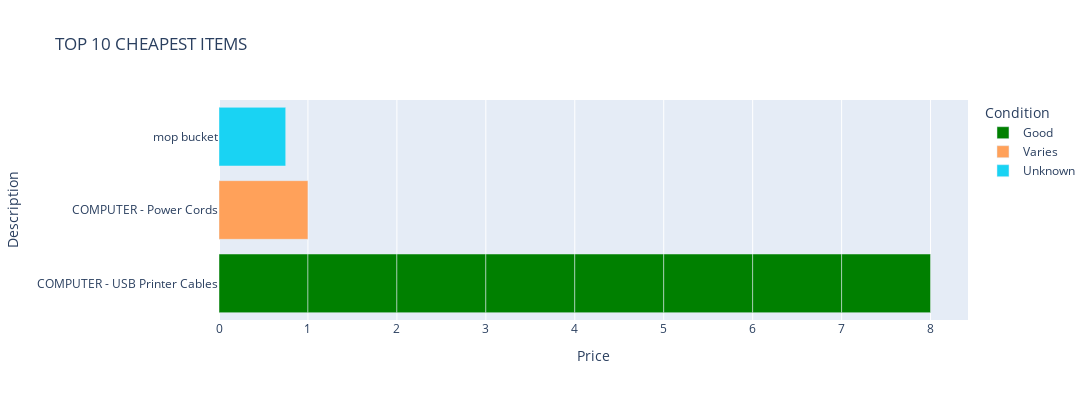

The notebook cell saved with this chart:
### Code cell
# Bottom 10 expensive items - overall

print('TOP 10 CHEAPEST ITEMS')

fig = px.bar(
    a,
    y='Description',
    x='Price',
    color='Condition',
    color_discrete_map={'Good':'green','Fair':'gray','Excellent':'gold','Poor':'red'},
    orientation='h',
    title='TOP 10 CHEAPEST ITEMS',
    width=1200, height=400
    )

# fig.update_layout(yaxis={'categoryorder':'total ascending'})

fig.show()

### Figure 1 — Plotly figure (JSON) as saved in the notebook; plotly's stock layout.template omitted (floating-point values rounded to 4 significant figures)
{"data": [{"alignmentgroup": "True", "hovertemplate": "Condition=Good<br>Price=%{x}<br>Description=%{y}<extra></extra>", "legendgroup": "Good", "marker": {"color": "green", "pattern": {"shape": ""}}, "name": "Good", "offsetgroup": "Good", "orientation": "h", "showlegend": true, "textposition": "auto", "type": "bar", "x": [1, 1, 1, 1, 1, 1, 1, 1], "xaxis": "x", "y": ["COMPUTER - USB Printer Cables", "COMPUTER - USB Printer Cables", "COMPUTER - USB Printer Cables", "COMPUTER - USB Printer Cables", "COMPUTER - USB Printer Cables", "COMPUTER - USB Printer Cables", "COMPUTER - USB Printer Cables", "COMPUTER - USB Printer Cables"], "yaxis": "y"}, {"alignmentgroup": "True", "hovertemplate": "Condition=Varies<br>Price=%{x}<br>Description=%{y}<extra></extra>", "legendgroup": "Varies", "marker": {"color": "#FFA15A", "pattern": {"shape": ""}}, "name": "Varies", "offsetgroup": "Varies", "orientation": "h", "showlegend": true, "textposition": "auto", "type": "bar", "x": [1], "xaxis": "x", "y": ["COMPUTER - Power Cords"], "yaxis": "y"}, {"alignmentgroup": "True", "hovertemplate": "Condition=Unknown<br>Price=%{x}<br>Description=%{y}<extra></extra>", "legendgroup": "Unknown", "marker": {"color": "#19d3f3", "pattern": {"shape": ""}}, "name": "Unknown", "offsetgroup": "Unknown", "orientation": "h", "showlegend": true, "textposition": "auto", "type": "bar", "x": [0.75], "xaxis": "x", "y": ["mop bucket"], "yaxis": "y"}], "layout": {"barmode": "relative", "height": 400, "legend": {"title": {"text": "Condition"}, "tracegroupgap": 0}, "title": {"text": "TOP 10 CHEAPEST ITEMS"}, "width": 1200, "xaxis": {"anchor": "y", "domain": [0, 1], "title": {"text": "Price"}}, "yaxis": {"anchor": "x", "domain": [0, 1], "title": {"text": "Description"}}}}
